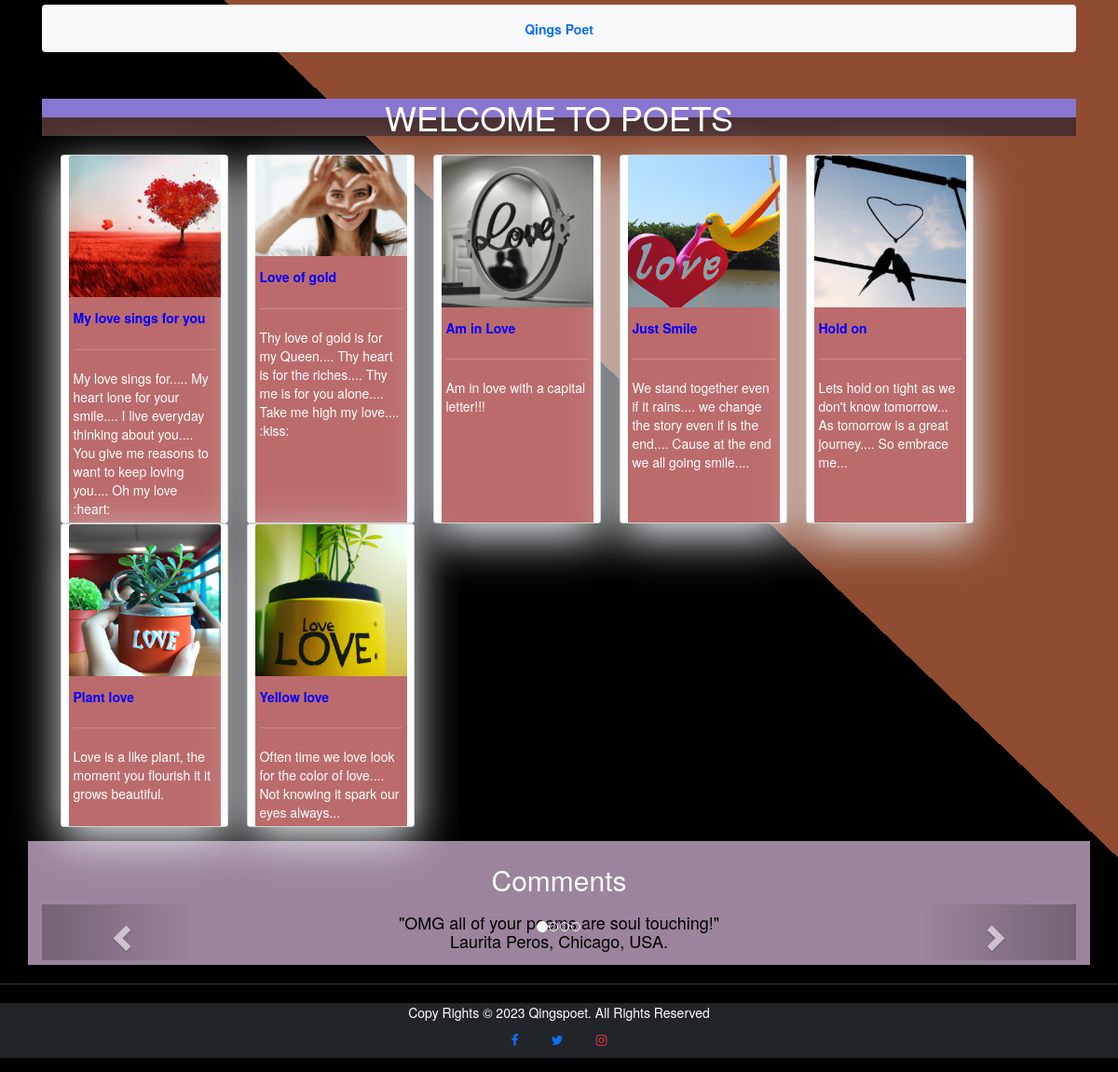
Page /qings/poets on the earlier database version.
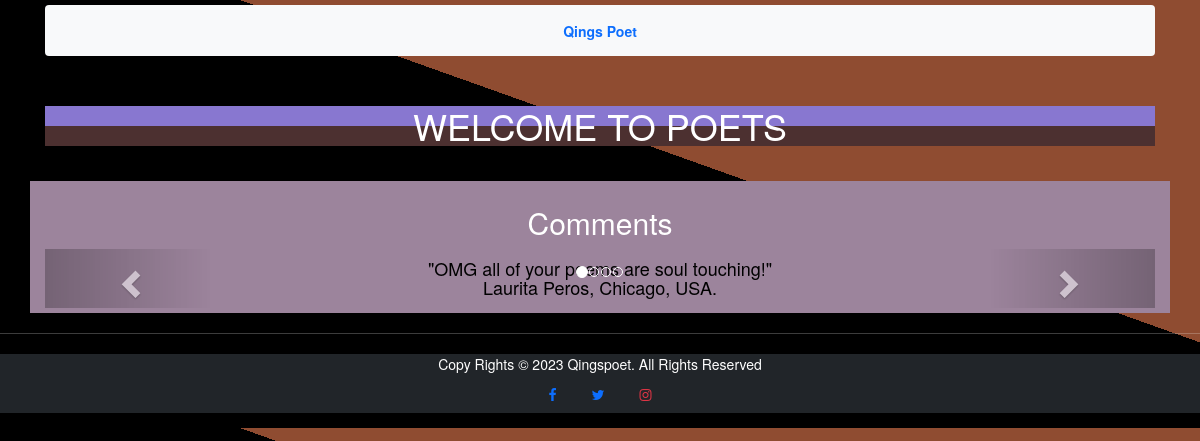
Same page on the later database version.
### qings/models.py (models this page shows, shortened)
class Poet(models.Model):
    title = models.CharField(max_length=200)
    image = models.ImageField(upload_to='static/%y')
    description = models.TextField()

### qings/views.py (the view)
# urls.py: path("poets", views.poets, name="poets"),
def poets(request):
    poets = Poet.objects.all()
    if poets is not None:
        return render(request, "qings/poets.html", {"poets": poets})
    else:
        raise Http404('Image not display!')

### qings/templates/qings/poets.html (shortened to what this page needs)
{% extends "qings/layout.html" %}
{% load static %}
{% block body %}
        <div class="container" style="width: 100%;">
            <nav class="navbar navbar-expand-lg navbar-light bg-light d-inline-flex p-2 bd-highlight">
            <div class="container-fluid">
                <a class="btn btn-outline-primary btn-floating m-1" href="{% url 'index' %}"><strong>Qings Poet</strong></a>
            </div>
            </nav>
        </div>
        <div class="container">
            <header>
                <div class="zoom">
                    <h1 style="color: white;">WELCOME TO POETS</h1>
                </div>
            </header>
        </div>
    <section>
        <div class="container" style="width: 100%;">
            <div class="row mx-3 mb-3">
                {% for poet in poets %}
                <div class="card mx-3" style="width: 18rem; box-shadow: 0 16px 48px #E3E7EB;">
                    <img src="{{ poet.image.url }}" class="card-img-top" alt="{{ poet.image.url }}">
                    <div class="card-body" style="background-color: rgb(187, 107, 107);">
                    <h5 class="card-title" style="color: blue"><b>{{ poet.title }}</b></h5>
                    <hr>
                    <p class="card-text" style="color: white;">{{ poet.description }}</p>
                    </div>
                </div>
                {% endfor %}
            </div>
        </div>
    </section>
        <div class="container" style="background-color: rgb(156, 132, 156); width:auto; text-align: center;">
            <h2 style="color: white;">Comments</h2>
            <div id="myCarousel" class="carousel slide text-center" data-ride="carousel">
            <ol class="carousel-indicators">
                <li data-target="#myCarousel" data-slide-to="0" class="active"></li>
                <li data-target="#myCarousel" data-slide-to="1"></li>
                <li data-target="#myCarousel" data-slide-to="2"></li>
                <li data-target="#myCarousel" data-slide-to="3"></li>
            </ol>
                <div class="carousel-inner" role="listbox" style="color: black;">
                    <div class="item active">
                    <h4>"OMG all of your poems are soul touching!"<br><span>Laurita Peros, Chicago, USA.</span></h4>
                    </div>
                </div>
            <a class="left carousel-control" href="#myCarousel" role="button" data-slide="prev">
                <span class="glyphicon glyphicon-chevron-left" aria-hidden="true"></span>
            </a>
            <a class="right carousel-control" href="#myCarousel" role="button" data-slide="next">
                <span class="glyphicon glyphicon-chevron-right" aria-hidden="true"></span>
            </a>
            </div>
        </div>
{% endblock %}

Differences in the rows shown:
removed Poet: image (picture), title "My love sings for you", description "My love sings for..... My heart lone for your smile.... I live everyday thinking about you.... You give me reasons to want to keep loving you.... Oh my love :heart:"
removed Poet: image (picture), title "Love of gold", description "Thy love of gold is for my Queen.... Thy heart is for the riches.... Thy me is for you alone.... Take me high my love.... :kiss:"
removed Poet: image (picture), title "Am in Love", description "Am in love with a capital letter!!!"
removed Poet: image (picture), title "Just Smile", description "We stand together even if it rains.... we change the story even if is the end.... Cause at the end we all going smile...."
removed Poet: image (picture), title "Hold on", description "Lets hold on tight as we don't know tomorrow... As tomorrow is a great journey.... So embrace me..."
removed Poet: image (picture), title "Plant love", description "Love is a like plant, the moment you flourish it it grows beautiful."
removed Poet: image (picture), title "Yellow love", description "Often time we love look for the color of love.... Not knowing it spark our eyes always..."
